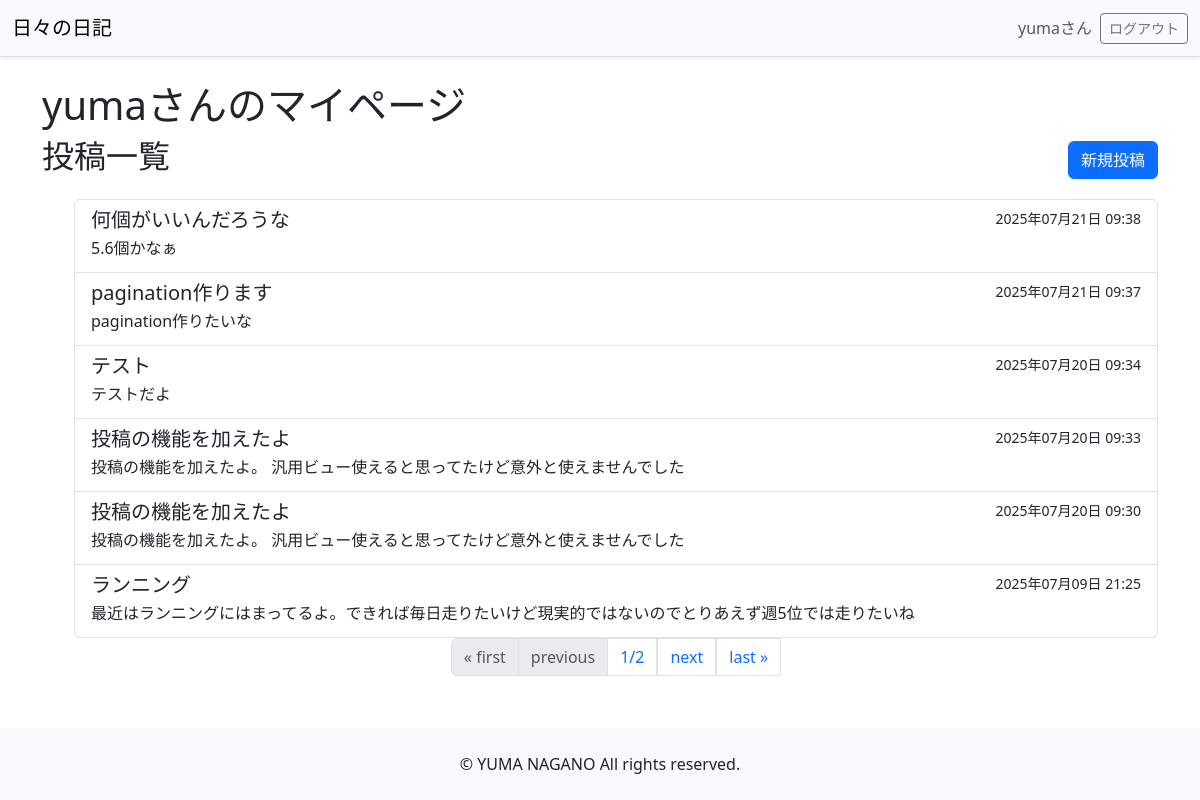
Page /mypage/ (signed in) on the committed database.
### brog/models.py (models this page shows, shortened)
class Post(models.Model):
    title = models.CharField(max_length=200)
    author = models.ForeignKey(User, on_delete=models.CASCADE)
    content = models.TextField()
    created_at = models.DateTimeField(auto_now_add=True)

### brog/views.py (the view)
# urls.py: path('mypage/', views.MyPageView.as_view(), name='mypage'),
class MyPageView(LoginRequiredMixin, ListView):
    paginate_by = 6
    model = Post
    template_name = 'brog/mypage.html'
    context_object_name = 'posts'
    def get_queryset(self):
        return Post.objects.filter(author=self.request.user).order_by('-created_at')
    def get_context_data(self, **kwargs):
        context = super().get_context_data(**kwargs)
        context['user'] = self.request.user
        return context

### brog/templates/brog/mypage.html (shortened to what this page needs)
{% extends 'brog/base.html' %} {% block content %}
<h1>{{ user.username }}さんのマイページ</h1>
<div class="d-flex justify-content-between align-items-center mb-3">
  <h2>投稿一覧</h2>
  <a href="{% url 'brog:post_create' %}" class="btn btn-primary">新規投稿</a>
</div>
{% if posts %}
<ul>
  <div class="list-group">
    {% for post in posts %}
    <a
      href="{% url 'brog:post_detail' post.id %}"
      class="list-group-item list-group-item-action"
    >
      <div class="d-flex w-100 justify-content-between">
        <h5 class="mb-1">{{ post.title }}</h5>
        <small>{{ post.created_at|date:"Y年m月d日 H:i"}}</small>
      </div>
      <p class="mb-1">{{ post.content|truncatewords:20 }}</p>
    </a>
    {% endfor %}
  </div>
  <nav aria-label="Page navigation example">
    <ul class="pagination justify-content-center">
      {% if page_obj.has_previous %}
      <a class="page-link" href="?page=1">&laquo; first</a>
      <a class="page-link" href="?page={{ page_obj.previous_page_number }}"
        >previous</a
      >
      {% else %}
      <li class="page-item disabled">
        <a class="page-link">&laquo; first</a>
      </li>
      <li class="page-item disabled">
        <a class="page-link">previous</a>
      </li>
      {% endif %}
      <li class="page-item">
        <a class="page-link" href="#"> {{ page_obj.number }}/{{ page_obj.paginator.num_pages }} </a>
      </li>
      {% if page_obj.has_next %}
      <a class="page-link" href="?page={{ page_obj.next_page_number }}">next</a>
      <a class="page-link" href="?page={{ page_obj.paginator.num_pages }}"
        >last &raquo;</a
      >
      {% endif %}
    </ul>
  </nav>
</ul>
{% else %}
<p>まだ投稿がありません。</p>
{% endif %} {% endblock%}

### brog/templates/brog/base.html (shortened to what this page needs)
{% load static %}
<!DOCTYPE html>
<html lang="ja">
<head>
    <link href="https://cdn.jsdelivr.net/npm/bootstrap@5.3.0/dist/css/bootstrap.min.css" rel="stylesheet">
    <link rel="stylesheet" href="{% static 'brog/css/style.css' %}" />
</head>
<body class="d-flex flex-column min-vh-100">
    <header>
        <nav class="navbar navbar-expand-lg bg-light border-bottom shadow-sm">
            <div class="container-fluid">
                {% if user.is_authenticated %}
                <a class="navbar-brand" href="{% url 'brog:home' %}">日々の日記</a>
                {% else %}
                <a class="navbar-brand" href="{% url 'brog:index' %}">日々の日記</a>
                {% endif %}
                <div class="collapse navbar-collapse" id="navbarNav">
                    <ul class="navbar-nav me-auto mb-2 mb-lg-0">
                        <li class="nav-item">
                            <a class="nav-link" href="#"></a>
                        </li>
                    </ul>
                    <div class="d-flex align-items-center">
                        {% if user.is_authenticated %}
                            <span class="navbar-text me-2">
                                {{ user.username }}さん
                            </span>
                            <form action="{% url 'logout' %}" method="post">
                                <button type="submit" class="btn btn-outline-secondary btn-sm">ログアウト</button>
                            </form>
                        {% else %}
                            <a href="{% url 'brog:login' %}" class="btn btn-primary btn-sm me-2">ログイン</a>
                            <a href="{% url 'brog:signup' %}" class="btn btn-secondary btn-sm">新規登録</a>
                        {% endif %}
                    </div>
                </div>
            </div>
        </nav>
    </header>
    <div class="container mt-4">
        <main>
            {% block content %}
            {% endblock %}
        </main>
    </div>
    <footer class="text-center py-4 mt-auto bg-light">
        <p class="mb-0">&copy; YUMA NAGANO All rights reserved.</p>
    </footer>
</body>
</html>

### brog/static/brog/style.css (style rules this page uses)
body { display: flex; flex-direction: column; min-height: 100vh; margin: 0; }
main { flex: 1; }
footer { background-color: #f8f9fa; padding: 1rem; text-align: center; }

### rows in the picture
Post: title "何個がいいんだろうな", created_at "2025年07月21日 09:38", content "5.6個かなぁ"
Post: title "pagination作ります", created_at "2025年07月21日 09:37", content "pagination作りたいな"
Post: title "テスト", created_at "2025年07月20日 09:34", content "テストだよ"
Post: title "投稿の機能を加えたよ", created_at "2025年07月20日 09:33", content "投稿の機能を加えたよ。 汎用ビュー使えると思ってたけど意外と使えませんでした"
Post: title "投稿の機能を加えたよ", created_at "2025年07月20日 09:30", content "投稿の機能を加えたよ。 汎用ビュー使えると思ってたけど意外と使えませんでした"
Post: title "ランニング", created_at "2025年07月09日 21:25", content "最近はランニングにはまってるよ。できれば毎日走りたいけど現実的ではないのでとりあえず週5位では走りたいね"

### other values in the picture
{{ user.username }} "yuma"
{{ page_obj.number }} "1"
{{ page_obj.paginator.num_pages }} "2"
